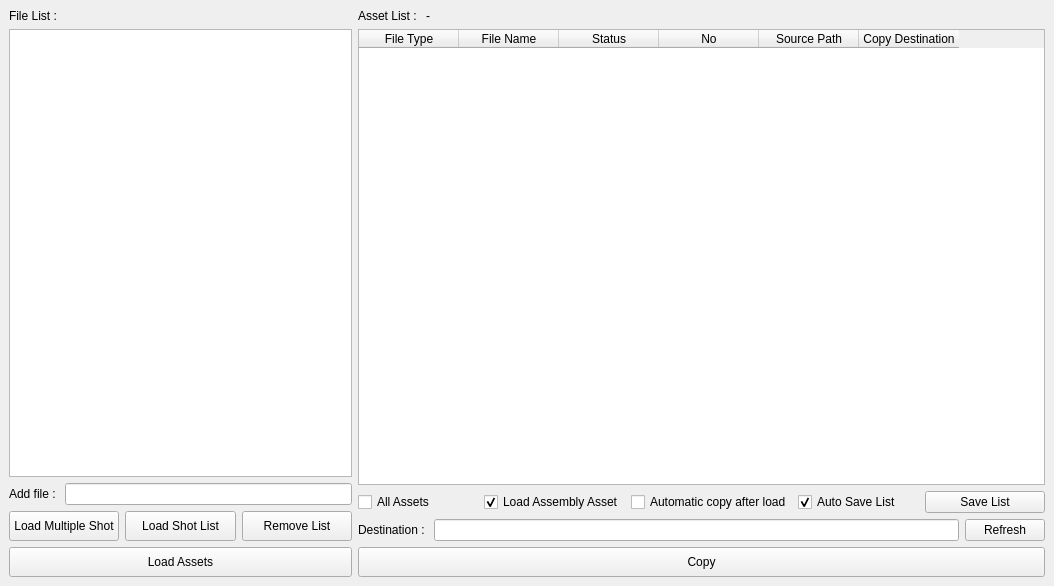
<?xml version="1.0" encoding="UTF-8"?>
<ui version="4.0">
 <class>AssetCollectorWin</class>
 <widget class="QMainWindow" name="AssetCollectorWin">
  <property name="geometry">
   <rect>
    <x>0</x>
    <y>0</y>
    <width>1054</width>
    <height>586</height>
   </rect>
  </property>
  <property name="windowTitle">
   <string>Asset Collector</string>
  </property>
  <widget class="QWidget" name="centralwidget">
   <layout class="QVBoxLayout" name="verticalLayout_7">
    <item>
     <layout class="QHBoxLayout" name="horizontalLayout_6" stretch="1,2">
      <item>
       <layout class="QVBoxLayout" name="verticalLayout">
        <item>
         <widget class="QLabel" name="label">
          <property name="text">
           <string>File List : </string>
          </property>
         </widget>
        </item>
        <item>
         <widget class="QListWidget" name="shot_listWidget">
          <property name="alternatingRowColors">
           <bool>true</bool>
          </property>
          <property name="selectionMode">
           <enum>QAbstractItemView::ExtendedSelection</enum>
          </property>
         </widget>
        </item>
        <item>
         <layout class="QHBoxLayout" name="horizontalLayout_2">
          <item>
           <widget class="QLabel" name="label_5">
            <property name="text">
             <string>Add file : </string>
            </property>
           </widget>
          </item>
          <item>
           <widget class="QLineEdit" name="addShot_lineEdit"/>
          </item>
         </layout>
        </item>
        <item>
         <layout class="QHBoxLayout" name="horizontalLayout_4">
          <item>
           <widget class="QPushButton" name="loadMultipleShot_pushButton">
            <property name="minimumSize">
             <size>
              <width>0</width>
              <height>30</height>
             </size>
            </property>
            <property name="text">
             <string>Load Multiple Shot</string>
            </property>
           </widget>
          </item>
          <item>
           <widget class="QPushButton" name="loadShot_pushButton">
            <property name="minimumSize">
             <size>
              <width>0</width>
              <height>30</height>
             </size>
            </property>
            <property name="text">
             <string>Load Shot List</string>
            </property>
           </widget>
          </item>
          <item>
           <widget class="QPushButton" name="removeList_pushButton">
            <property name="minimumSize">
             <size>
              <width>0</width>
              <height>30</height>
             </size>
            </property>
            <property name="text">
             <string>Remove List</string>
            </property>
           </widget>
          </item>
         </layout>
        </item>
        <item>
         <widget class="QPushButton" name="loadAsset_pushButton">
          <property name="minimumSize">
           <size>
            <width>0</width>
            <height>30</height>
           </size>
          </property>
          <property name="text">
           <string>Load Assets</string>
          </property>
         </widget>
        </item>
       </layout>
      </item>
      <item>
       <layout class="QVBoxLayout" name="verticalLayout_2">
        <item>
         <layout class="QHBoxLayout" name="horizontalLayout_3" stretch="0,1">
          <item>
           <widget class="QLabel" name="label_4">
            <property name="text">
             <string>Asset List : </string>
            </property>
           </widget>
          </item>
          <item>
           <widget class="QLabel" name="info_label">
            <property name="text">
             <string>-</string>
            </property>
           </widget>
          </item>
         </layout>
        </item>
        <item>
         <widget class="QTableWidget" name="asset_tableWidget">
          <property name="alternatingRowColors">
           <bool>true</bool>
          </property>
          <column>
           <property name="text">
            <string>File Type</string>
           </property>
          </column>
          <column>
           <property name="text">
            <string>File Name</string>
           </property>
          </column>
          <column>
           <property name="text">
            <string>Status</string>
           </property>
          </column>
          <column>
           <property name="text">
            <string>No</string>
           </property>
          </column>
          <column>
           <property name="text">
            <string>Source Path</string>
           </property>
          </column>
          <column>
           <property name="text">
            <string>Copy Destination</string>
           </property>
          </column>
         </widget>
        </item>
        <item>
         <layout class="QHBoxLayout" name="horizontalLayout_10">
          <item>
           <widget class="QCheckBox" name="allShot_checkBox">
            <property name="text">
             <string>All Assets</string>
            </property>
           </widget>
          </item>
          <item>
           <widget class="QCheckBox" name="assembly_checkBox">
            <property name="text">
             <string>Load Assembly Asset</string>
            </property>
            <property name="checked">
             <bool>true</bool>
            </property>
           </widget>
          </item>
          <item>
           <widget class="QCheckBox" name="autoCopy_checkBox">
            <property name="text">
             <string>Automatic copy after load</string>
            </property>
           </widget>
          </item>
          <item>
           <widget class="QCheckBox" name="autoSave_checkBox">
            <property name="text">
             <string>Auto Save List</string>
            </property>
            <property name="checked">
             <bool>true</bool>
            </property>
           </widget>
          </item>
          <item>
           <widget class="QPushButton" name="save_pushButton">
            <property name="text">
             <string>Save List</string>
            </property>
           </widget>
          </item>
         </layout>
        </item>
        <item>
         <layout class="QHBoxLayout" name="horizontalLayout">
          <item>
           <widget class="QLabel" name="label_3">
            <property name="text">
             <string>Destination : </string>
            </property>
           </widget>
          </item>
          <item>
           <widget class="QLineEdit" name="dst_lineEdit"/>
          </item>
          <item>
           <widget class="QPushButton" name="checkPath_pushButton">
            <property name="text">
             <string>Refresh</string>
            </property>
           </widget>
          </item>
         </layout>
        </item>
        <item>
         <widget class="QPushButton" name="copy_pushButton">
          <property name="minimumSize">
           <size>
            <width>0</width>
            <height>30</height>
           </size>
          </property>
          <property name="text">
           <string>Copy</string>
          </property>
         </widget>
        </item>
       </layout>
      </item>
     </layout>
    </item>
   </layout>
  </widget>
  <widget class="QMenuBar" name="menubar">
   <property name="geometry">
    <rect>
     <x>0</x>
     <y>0</y>
     <width>1054</width>
     <height>21</height>
    </rect>
   </property>
  </widget>
 </widget>
 <resources/>
 <connections/>
</ui>
